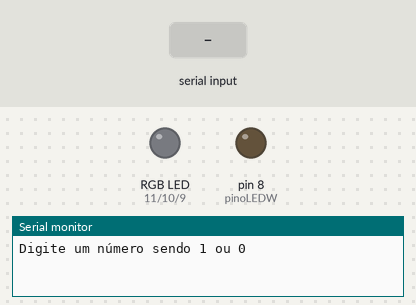
The sketch below on a simulated Arduino Uno, built with avr-gcc and run on an emulated ATmega328P. On the bench: an RGB LED mixed from three pins (HIGH = lit), output pins drawn as LEDs (lit = HIGH), the last lines printed to the serial monitor. The inputs (shaded band) are chosen by the test bench.

Above: at 1.2 s.
1.3 s: "1" received over Serial
At 1.9 s:
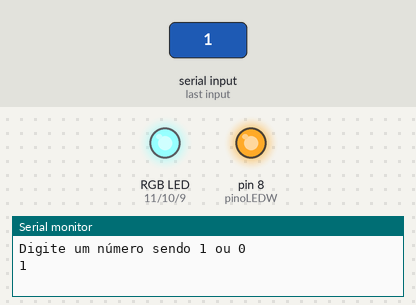
2.9 s: "0" received over Serial
At 4.3 s:
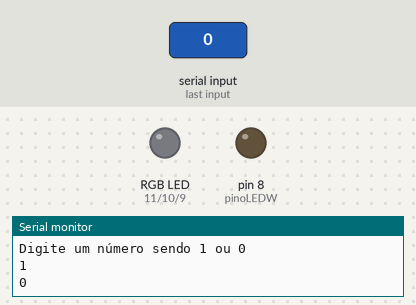
Timing chart, 0 to 5.9 s (numbered marks = the images above; inputs shaded):
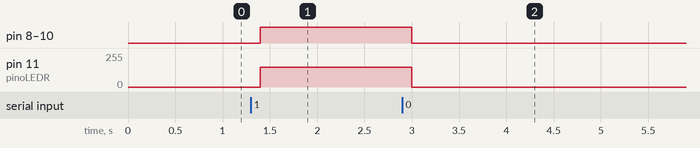

The sketch:

base_LED.ino
```cpp
//Variáveis de conexão
const int pinoLEDR = 11;
const int pinoLEDG = 10;
const int pinoLEDB = 9;
const int pinoLEDW = 8;
char leitura;

void setup() {
  Serial.begin(9600);
  Serial.println("Digite um número sendo 1 ou 0");
  pinMode(pinoLEDR, OUTPUT);
  pinMode(pinoLEDG, OUTPUT);
  pinMode(pinoLEDB, OUTPUT);
  pinMode(pinoLEDW, OUTPUT);
}

void loop() {
  if (Serial.available() > 0 ) {
    leitura = Serial.read();
    //leitura = leitura-48 - para char
    Serial.println(leitura);
    if (leitura == '1') {
      digitalWrite(pinoLEDW, HIGH);
      analogWrite(pinoLEDR, 150);
      analogWrite(pinoLEDG, 255);
      analogWrite(pinoLEDB, 255);
    }
    if (leitura == '0') {
      digitalWrite(pinoLEDW, LOW);
      analogWrite(pinoLEDR, 0);
      analogWrite(pinoLEDG, 0);
      analogWrite(pinoLEDB, 0);
    }
  }
  delay(100);
}
```

Measured:
- after the input at 1.3 s, pin 8 (pinoLEDW), pin 9 (pinoLEDB), pin 10 (pinoLEDG): LOW → HIGH after 0.10 s; pin 11 (pinoLEDR): 0/255 → 150/255 after 0.10 s
- after the input at 2.9 s, pin 8 (pinoLEDW), pin 9 (pinoLEDB), pin 10 (pinoLEDG): HIGH → LOW after 0.10 s; pin 11 (pinoLEDR): 150/255 → 0/255 after 0.10 s
